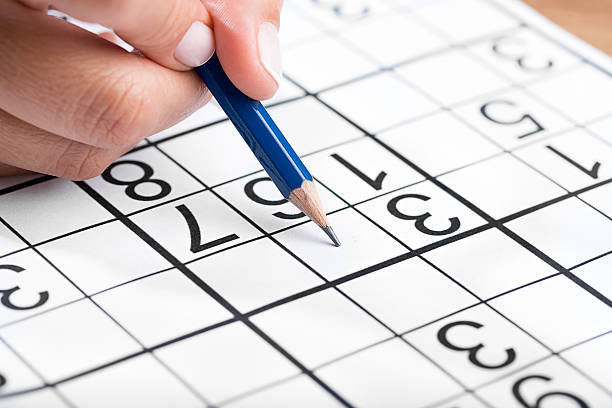
#> input picture OpenCV_Tutorial/Resources/sudoku.jpg, 612 x 408 px, found by its file name
$ python Perspective_Transformation_of_Images.py
#> lines starting #> are read from the running program, lines starting #| are printed output that depends on the picture; after the words box and inside, x2 and y2 are one past the last pixel; in counts of white or black regions, pixels touching at a corner belong together
### OpenCV_Tutorial/Image_Processing/Geometric_Transformations/Utils.py
import cv2 as cv


def show(img):
    cv.imshow("Image", img)
    cv.waitKey(0)


# [13 lines left out: functions get_execution_time_in_seconds, insert_image, not called in this run]

### OpenCV_Tutorial/Image_Processing/Geometric_Transformations/Perspective_Transformation_of_Images.py
import cv2 as cv
import numpy as np
from Utils import show

# To find this transformation matrix,
# you need 4 points on the input image and
# corresponding points on the output image

# Among these 4 points, 3 of them should NOT be collinear

# Straight lines will remain straight even after the transformation

img = cv.imread("OpenCV_Tutorial/Resources/sudoku.jpg")
#> img is the input picture: shape (408, 612, 3); mean B, G, R 207.2, 207.7, 215.7
assert img is not None, "file could not be read, check with os.path.exists()"
rows, cols, ch = img.shape
#> rows = 408; cols = 612; ch = 3

points = [[70, 172], [310, 96], [242, 318], [495, 224]]
# showing the points for clarity
for pt in points:
    cv.circle(img, pt, 10, (0, 0, 255), -1)
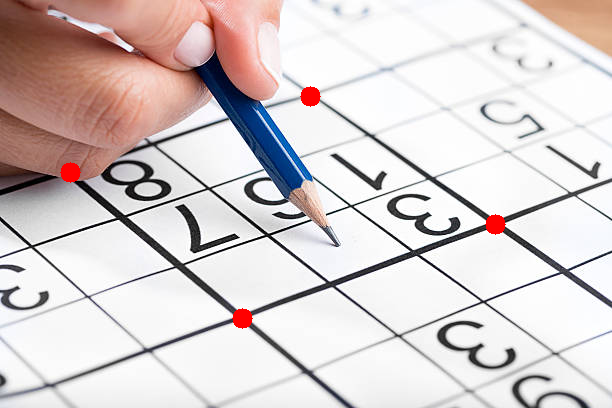
#> img: shape (408, 612, 3); 0.51% of pixels changed, all inside (x1, y1, x2, y2) = (60, 86, 506, 329)
cv.line(img, points[0], points[3], (0, 255, 0), 5)
cv.line(img, points[1], points[2], (0, 255, 0), 5)
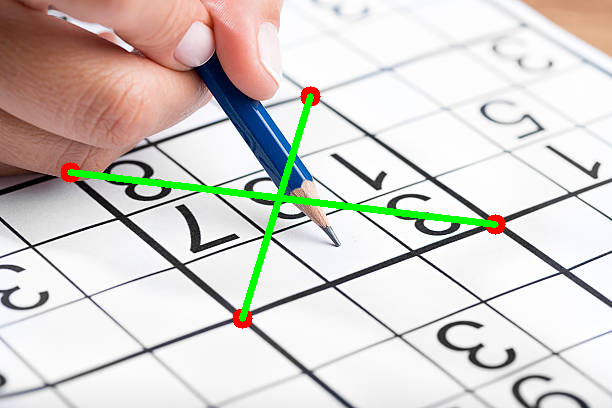
#> img: shape (408, 612, 3); mean B, G, R 203.3, 208.5, 212.8
show(img)

pts1 = np.float32([*points])
pts2 = np.float32([[0, 0], [300, 0], [0, 300], [300, 300]])

M = cv.getPerspectiveTransform(pts1, pts2)
#> M = [[0.984, -1.16, 130.6], [0.608, 1.92, -372.6], [-1.64e-05, 0.000901, 1]]

dst = cv.warpPerspective(img, M, (300, 300))
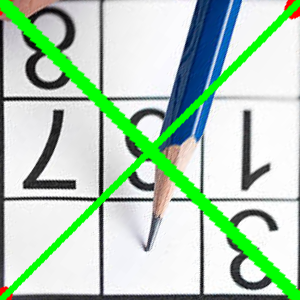
#> dst: shape (300, 300, 3); mean B, G, R 187.3, 206.2, 180.8

show(dst)
